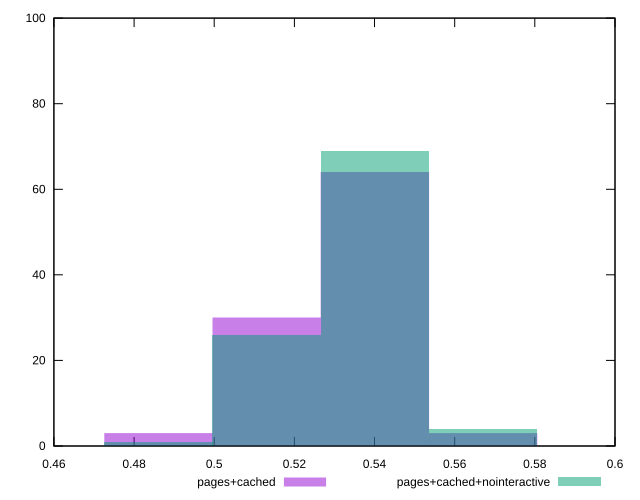

Here is the gnuplot script that generated this plot:
reset

$pagesCached <<EOF
0.5130771175635616 30
0.5400811763826964 64
0.5670852352018312 3
0.48607305874442674 3
EOF

$pagesCachedNointeractive <<EOF
0.5400811763826964 69
0.5130771175635616 26
0.48607305874442674 1
0.5670852352018312 4
EOF

set key outside below
set boxwidth 0.02700405881913482
set xrange [0.4913536541653386:0.5657115031025787]
set yrange [0:100]
set trange [0:100]
set style fill transparent solid 0.5 noborder
set terminal svg size 640, 500 enhanced background rgb 'white'
set output "report_00007_2020-12-11T15:55:29.892Z/meta/score/comparison/histogram/2_vs_3.svg"

plot $pagesCached title "pages+cached" with boxes, \
     $pagesCachedNointeractive title "pages+cached+nointeractive" with boxes

reset
